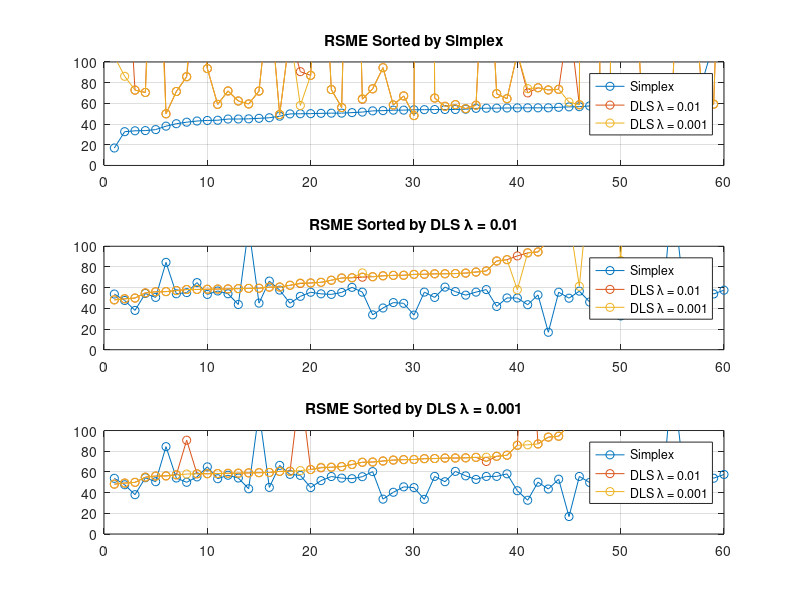
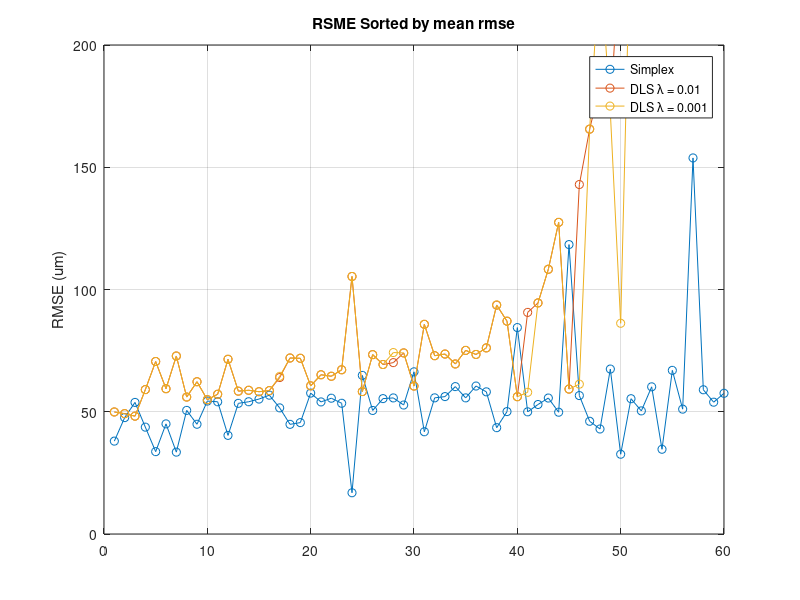
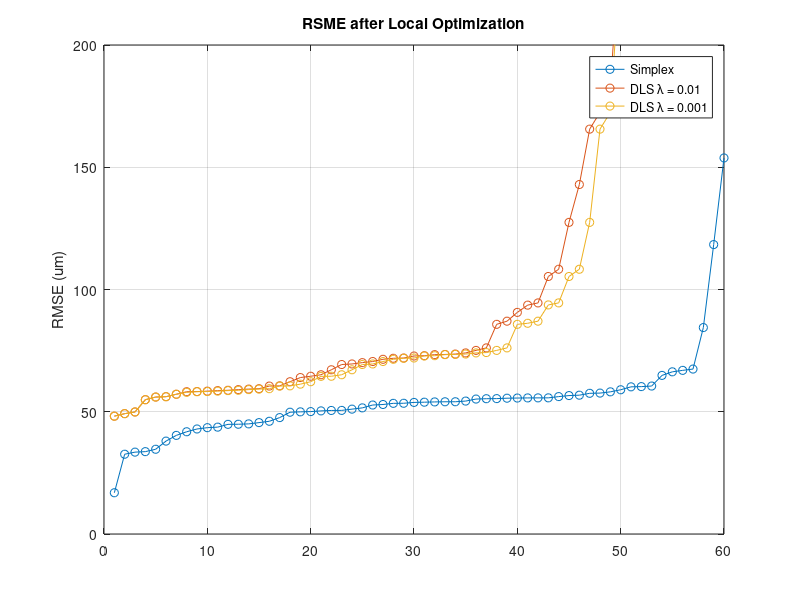
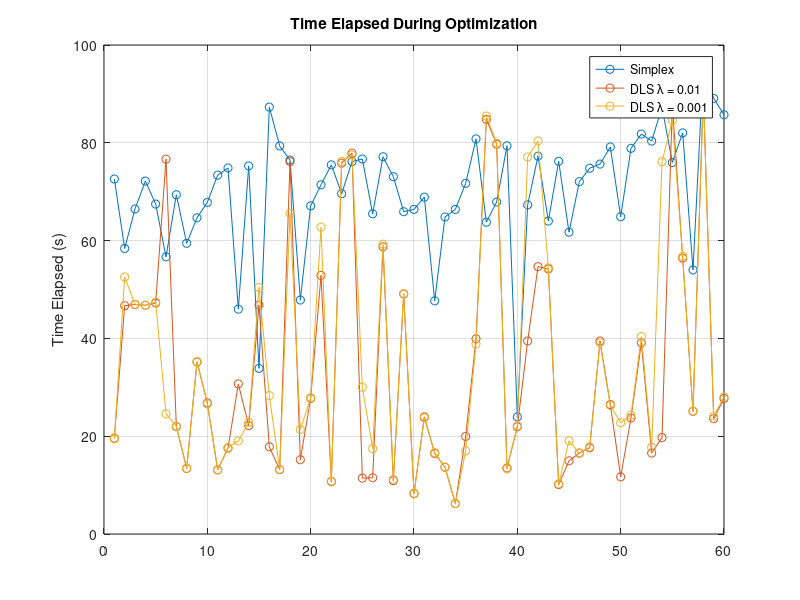

Reproduce these figures in MATLAB, in order. (Note: this script raises an error after producing the figures.)
load('simplex_v_dls_designs_0203.mat');
% includes: all_cameras 60x5x5 struct - last dimension: init, simplex,
%                           dls-lam = 0.01, dls-lam = 0.01, dls-lam = 0.001
%                           (yes 3 and 4 are the same)
%                           tolX = 1e-12
%          all_rmse 60x5 double -  column are the same as last dimension
%                           above
%          all_time 60x4 double - columns are init, simplex,
%                           dls-lam = 0.01, dls-lam = 0.01, dls-lam = 0.001
%                           Time elaspse for local optimization
%%%%%%%%%%%%%%%%%%%%%%%%%%%%%%%%%%%%%%%%%%%%%%%%%%%%%%%%%%%%%%%%%%%%%%%%%%%

mean_rmse = mean([all_rmse(:,2) all_rmse(:,4)],2);% all_rmse(:,5)],2);
[sorted_rmse_simp, sorted_ind_simp] = sort(all_rmse(:,2), 'ascend');
[sorted_rmse_dlsp01, sorted_ind_dlsp01] = sort(all_rmse(:,4), 'ascend');
[sorted_rmse_dlsp001, sorted_ind_dlsp001] = sort(all_rmse(:,5), 'ascend');
[sorted_rmse_mean, sorted_ind_mean] = sort(mean_rmse, 'ascend');
design_num = 1:(size(all_rmse,1));

figure;
subplot(3,1,1);
plot(design_num, all_rmse(sorted_ind_simp,2)*1000, 'o-', design_num, all_rmse(sorted_ind_simp, 4)*1000,'o-', ...
    design_num, all_rmse(sorted_ind_simp, 5)*1000, 'o-');
title('RSME Sorted by Simplex');
legend('Simplex', 'DLS \lambda = 0.01', 'DLS \lambda = 0.001');
ylim([0 100])
grid on
subplot(3,1,2);
plot(design_num, all_rmse(sorted_ind_dlsp01,2)*1000,'o-',  design_num, all_rmse(sorted_ind_dlsp01, 4)*1000,'o-', ...
    design_num, all_rmse(sorted_ind_dlsp01, 5)*1000,'o-');
title('RSME Sorted by DLS \lambda = 0.01');
legend('Simplex', 'DLS \lambda = 0.01', 'DLS \lambda = 0.001');
ylim([0 100])
grid on
subplot(3,1,3);
plot(design_num, all_rmse(sorted_ind_dlsp001,2)*1000,'o-',  design_num, all_rmse(sorted_ind_dlsp001, 4)*1000,'o-', ...
    design_num, all_rmse(sorted_ind_dlsp001, 5)*1000, 'o-');
title('RSME Sorted by DLS \lambda = 0.001');
legend('Simplex', 'DLS \lambda = 0.01', 'DLS \lambda = 0.001');
ylim([0 100])
grid on

figure;
plot(design_num, all_rmse(sorted_ind_mean,2)*1000,'o-',  design_num, all_rmse(sorted_ind_mean, 4)*1000,'o-', ...
    design_num, all_rmse(sorted_ind_mean, 5)*1000, 'o-');
title('RSME Sorted by mean rmse');
legend('Simplex', 'DLS \lambda = 0.01', 'DLS \lambda = 0.001');
ylim([0 200])
ylabel('RMSE (um)');
grid on

figure;
plot(design_num, all_rmse(sorted_ind_simp,2)*1000,'o-',  design_num, all_rmse(sorted_ind_dlsp01, 4)*1000,'o-', ...
    design_num, all_rmse(sorted_ind_dlsp001, 5)*1000, 'o-');
title('RSME after Local Optimization');
legend('Simplex', 'DLS \lambda = 0.01', 'DLS \lambda = 0.001');
ylim([0 200])
ylabel('RMSE (um)');
grid on

%%

[sorted_time, sorted_time_simp] = sort(all_time(:,1), 'ascend');
[sorted_time, sorted_time_dlsp01] = sort(all_time(:,3), 'ascend');
[sorted_time, sorted_time_dlsp001] = sort(all_time(:,4), 'ascend');

figure;
plot(design_num, all_time(:,1), 'o-', design_num, all_time(:,3), '-o', design_num, all_time(:,4), '-o');
title('Time Elapsed During Optimization');
legend('Simplex', 'DLS \lambda = 0.01', 'DLS \lambda = 0.001');
ylabel('Time Elapsed (s)');
grid on

figure;
plot(design_num, all_time(sorted_time_simp,1), 'o-',...
    design_num, all_time(sorted_time_dlsp01,3), '-o', design_num, all_time(sorted_time_dlsp001,4), '-o');
title('Time Elapsed During Optimization');
legend('Simplex', 'DLS \lambda = 0.01', 'DLS \lambda = 0.001');
ylabel('Time Elapsed (s)');
grid on

%%
N = 5; xrange = [1500 1700]; yrange = [-40 40];
shift = 0;
figure;
for i = 1:N
    h = subplot(N,3,3*(i-1)+1);
    viz_camera(all_cameras(sorted_ind_simp(i+shift),:,2), h);
    %xlim(xrange); ylim(yrange);%axis normal
    title(sprintf('RMSE: %2.0f um \n Vol: %3.1f cm^3', ...
        all_rmse(sorted_ind_simp(i+shift), 2)*1000, calc_cameraVol(all_cameras(sorted_ind_simp(i+shift),:,2))/100));
    
    h = subplot(N,3,3*(i-1)+2);
    viz_camera(all_cameras(sorted_ind_dlsp01(i+shift),:,4), h);
    %xlim(xrange); ylim(yrange);%axis normal
    title(sprintf('RMSE: %2.0f um \n Vol: %3.1f cm^3', ...
        all_rmse(sorted_ind_dlsp01(i+shift), 4)*1000, calc_cameraVol(all_cameras(sorted_ind_dlsp01(i+shift),:,4))/100));
    
    h = subplot(N,3,3*(i-1)+3);
    viz_camera(all_cameras(sorted_ind_dlsp001(i+shift),:,5), h);
    %xlim(xrange); ylim(yrange);%axis normal
    title(sprintf('RMSE: %2.0f um \n Vol: %3.1f cm^3', ...
        all_rmse(sorted_ind_dlsp001(i+shift), 5)*1000, calc_cameraVol(all_cameras(sorted_ind_dlsp001(i+shift),:,5))/100));

end
    
%%

figure; n = 25;
 h = subplot(3,1,1);
viz_camera(all_cameras(sorted_ind_dlsp01(n),:,1),h);
%xlim(xrange); ylim(yrange);
title('initial')
l1 = calc_length(all_cameras(sorted_ind_dlsp01(n),:,1))

 h = subplot(3,1,2);
viz_camera(all_cameras(sorted_ind_dlsp01(n),:,2),h);
%xlim(xrange); ylim(yrange);
title(sprintf('simplex: rmse = %2.1f', 1000*all_rmse(sorted_ind_dlsp01(n),2)));
l2 = calc_length(all_cameras(sorted_ind_dlsp01(n),:,2))

 h = subplot(3,1,3);
viz_camera(all_cameras(sorted_ind_dlsp01(n),:,4),h);
%xlim(xrange); ylim(yrange);
title(sprintf('DLS p01: rmse = %2.1f', 1000*all_rmse(sorted_ind_dlsp01(n),4)));
l3 = calc_length(all_cameras(sorted_ind_dlsp01(n),:,4))
%%
% Rays through weird cameras

for i = 1:3
    figure(1);
h = subplot(3,1,i)
sourcex= 60*(i-1);
sd = all_cameras(sorted_ind_simp(1), 2, 2).sd;
x = sourcex*ones(7, 1);
y = zeros(size(x)); yt =y;
sd_pos = [-.9 -.6 -.3 0 .3 .6 .9];
xt = -atan((sourcex-sd*sd_pos)/1500);
viz_cameraWithRay(all_cameras(sorted_ind_simp(1), :, 2), x, y, xt, yt, 'fwd', h);
viz_spotdiag(all_cameras(sorted_ind_simp(1), :, 2), sourcex, sourcex, 1000)
end